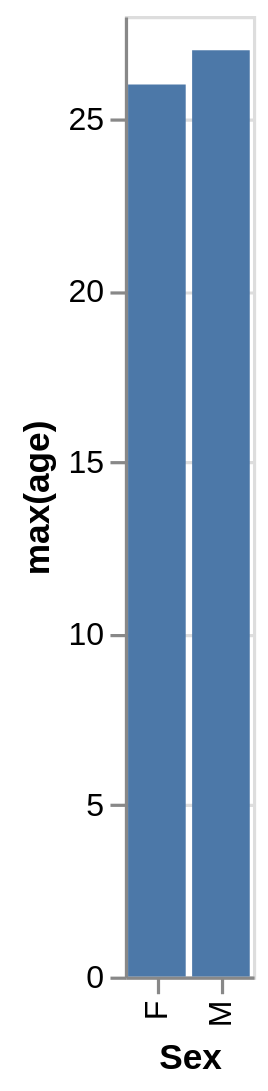

Write the Vega-Lite specification saved for this chart.
### Vega-Lite specification from a JSON file in a GitHub repository (floating-point values rounded to 4 significant figures)
{"data": {"values": [{"x_data": "F", "y_data": 26}, {"x_data": "M", "y_data": 27}]}, "mark": "bar", "encoding": {"x": {"field": "x_data", "type": "nominal", "title": "Sex", "sort": {"op": "sum", "field": "y_data", "order": "ascending"}}, "y": {"field": "y_data", "type": "quantitative", "title": "max(age)"}}}
